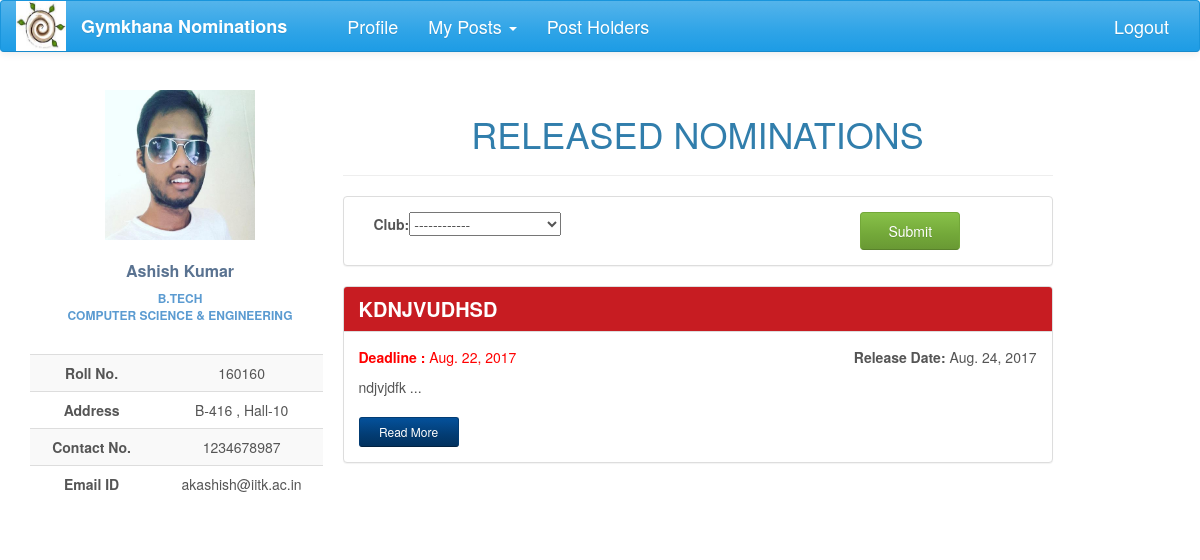
Before: /nominations/ (signed in) with the older database file.
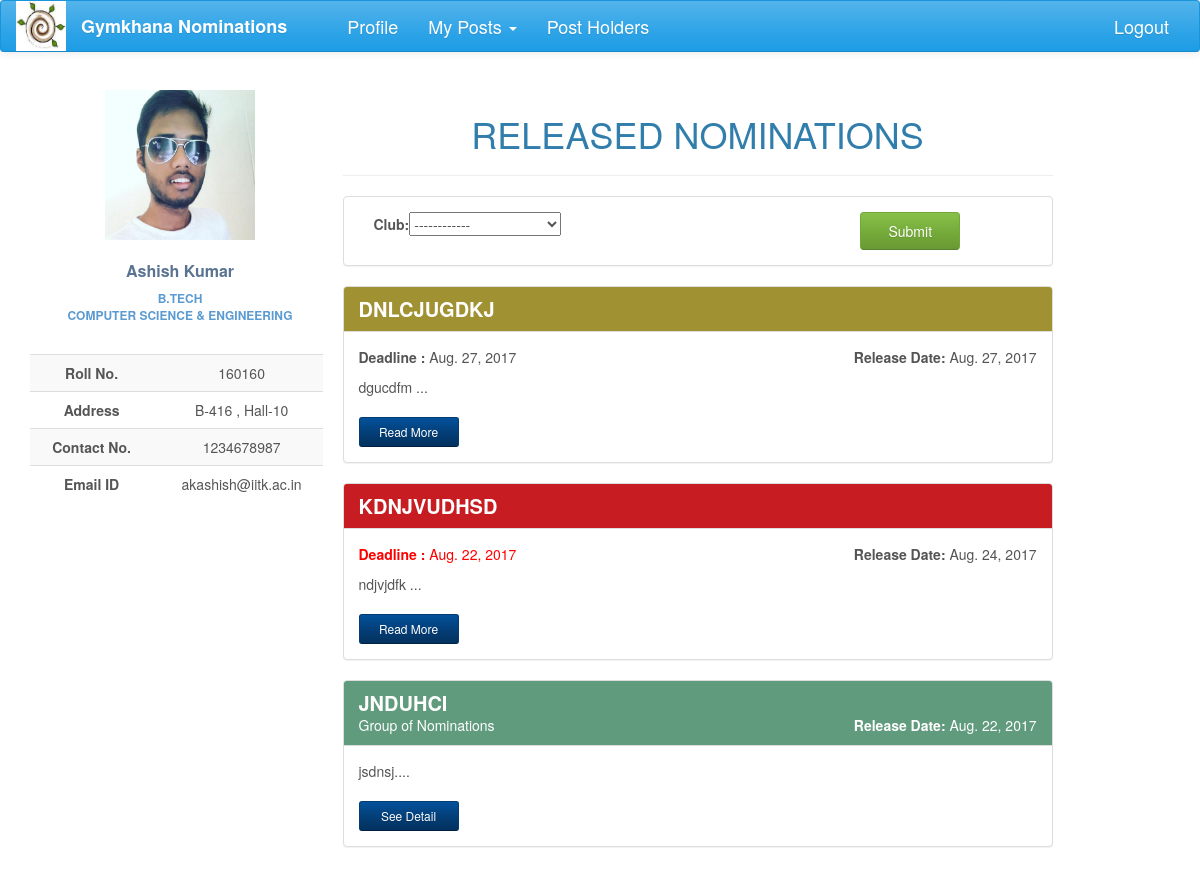
After: the same page with the newer database file.
### nomi/models.py (models this page shows, shortened)
class Nomination(models.Model):
    name = models.CharField(max_length=200)
    description = models.TextField(max_length=20000, null=True, blank=True)
    brief_desc = models.TextField(max_length=300, null=True, blank=True)
    nomi_post = models.ForeignKey(Post, null=True)
    nomi_form = models.OneToOneField('forms.Questionnaire', null=True, blank=True)
    nomi_session = models.IntegerField(null=True)
    status = models.CharField(max_length=50, choices=STATUS, default='Nomination created')
    result_approvals = models.ManyToManyField(Post, related_name='result_approvals', symmetrical=False, blank=True)
    nomi_approvals = models.ManyToManyField(Post, related_name='nomi_approvals', symmetrical=False, blank=True)
    group_status = models.CharField(max_length=50, choices=GROUP_STATUS, default='normal')
    tags = models.ManyToManyField(Club, related_name='club_nomi', symmetrical=False, blank=True)
    opening_date = models.DateField(null=True, blank=True)
    re_opening_date = models.DateField(null=True, blank=True, editable=True)
    deadline = models.DateField(null=True, blank=True, editable=True)
    interview_panel = models.ManyToManyField(User, related_name='panel', symmetrical=False, blank=True)

class GroupNomination(models.Model):
    name = models.CharField(max_length=2000, null=True)
    description = models.CharField(max_length=5000, null=True, blank=True)
    nominations = models.ManyToManyField(Nomination, symmetrical=False, blank=True)
    status = models.CharField(max_length=50, choices=G_STATUS, default='created')
    opening_date = models.DateField(null=True, blank=True, default=timezone.now)
    approvals = models.ManyToManyField(Post, related_name='group_approvals', symmetrical=False, blank=True)
    tags = models.ManyToManyField(Club, related_name='club_group', symmetrical=False, blank=True)

### nomi/views.py (the view, shortened to what this page needs)
@login_required
def index(request):
    if request.user.is_authenticated:
        try:
            today = datetime.now()
            posts = Post.objects.filter(post_holders=request.user)
            username = UserProfile.objects.get(user=request.user)
            club_filter = ClubFilter(request.POST or None)
            grouped_nomi = GroupNomination.objects.filter(status='out')
            nomi = Nomination.objects.filter(group_status='normal').filter(status='Nomination out')
            re_nomi = Nomination.objects.filter(group_status='normal').\
                filter(status='Interview period and Nomination reopened')
            nomi = nomi | re_nomi
            result_query = sorted(chain(nomi, grouped_nomi), key=attrgetter('opening_date'), reverse=True)
            return render(request, 'index1.html', context={'posts': posts, 'username': username,
                                                           'club_filter': club_filter, 'today': today,
                                                           'result_query': result_query})
        except ObjectDoesNotExist:
            profile = UserProfile.objects.create(user=request.user)
            pk = profile.pk
            return HttpResponseRedirect(reverse('profile_update', kwargs={'pk': pk}))
    else:
        return HttpResponseRedirect(reverse('login'))

### nomi/forms.py
class ClubFilter(forms.Form):
    def __init__(self, *args, **kwargs):
        super(ClubFilter, self).__init__(*args, **kwargs)
        self.fields["club"] = forms.ChoiceField( choices=[('', '------------')] + [(o.id, o) for o in Club.objects.all()],
                                                 widget=forms.Select)

### nomi/global_contexts.py (called while the page is built)
def context(request):
    if request.user.is_authenticated:
        try:
            my_profile = UserProfile.objects.get(user=request.user)
            my_posts = Post.objects.filter(post_holders=request.user)
            interviews = Nomination.objects.filter(interview_panel=request.user)
            length = len(my_posts)
            senate = False
            for post in my_posts:
                if post.perms == 'can ratify the post':
                    senate = True
            return {'my_posts': my_posts, 'my_profile': my_profile, 'senate': senate, 'length': length,
                    'interviews': interviews}
        except ObjectDoesNotExist:
            return {'my_posts': 0, 'my_profile': 0}
    else:
        return {'my_posts': 0, 'my_profile': 0}

### nomi/models.py (called while the page is built)
    def __str__(self):
        return self.club_name

### nomi/templates/index1.html (shortened to what the changed rows need)
{% extends 'base2.html' %}
{% load staticfiles %}
{% load bootstrap %}
{% load temp_tags %}
{% block content %}
<div class="profile-content ">
                <br>
                  <h1 style="text-align: center">RELEASED NOMINATIONS</h1>
             <div class="panel panel-default">
                  <div class="panel-body">
                    <form action="" method="post">
                        <div class = col-lg-8 >
                           {{club_filter|bootstrap_horizontal}}
                        </div>
                    </form>
                  </div>
                </div>
                    {% for nomi in result_query %}
                    {% if nomi|to_class_name == 'Nomination' %}
                            {% if nomi.deadline < today.date  %}
                                <div  class="panel panel-danger">
                                    <div class="panel-heading">
                                        <h3 class="panel-title" style="font-weight: bolder; font-size: 20px">{{ nomi.name.upper }} </h3>
                                    </div>
                                    <div class="panel-body">
                                        <div class="row">
                                            <div class=" col-lg-6">
                                                <p style="color:red"><span style="font-weight:bolder"> Deadline :  </span>{{nomi.deadline}}</p>
                                            </div>
                                            <div class="text-right col-lg-6">
                                                <span style="font-weight: bold">Release Date: </span> {{nomi.opening_date}}
                                            </div>
                                        </div>
                                        {% autoescape off %}
                                            <p>{{nomi.description|slice:":250"}} ...</p>
                                        {% endautoescape %}
                                        <a href="{% url 'nomi_detail' nomi_pk=nomi.pk %}"
                                           class="btn btn-sm read-more-button btn-info">Read More</a>
                                    </div>
                                </div>
                            {% else %}
                                <div  class="panel panel-success">
                                    <div class="panel-heading" style="background-color: #a09233">
                                        <h3 class="panel-title" style="font-weight: bolder; font-size: 20px">{{ nomi.name.upper }}</h3>
                                    </div>
                                    <div class="panel-body">
                                        <div class="row">
                                            <div class="col-lg-6">
                                                <p><span style="font-weight:bolder"> Deadline :  </span>{{nomi.deadline}}</p>
                                            </div>
                                            <div class=" text-right col-lg-6">
                                                <span style="font-weight: bold">Release Date: </span> {{nomi.opening_date}}
                                            </div>
                                        </div>
                                        {% autoescape off %}
                                            <p>{{nomi.description|slice:":250"}} ...</p>
                                        {% endautoescape %}
                                        <a href="{% url 'nomi_detail' nomi_pk=nomi.pk %}"
                                           class="btn btn-sm read-more-button btn-info">Read More</a>
                                    </div>
                                </div>
                            {% endif %}
                        {% elif nomi|group_status %}
                        <div class="panel panel-success">
                            <div class="panel-heading" style="background-color:  #619B7E">
                            <h3 class="panel-title" style="font-weight: bolder; font-size: 20px">{{ nomi.name.upper }}</h3>
                                <div class="row">
                                    <div class="col-md-6 "><span>Group of Nominations</span></div>
                                    <div class="col-md-6 text-right"><span style="font-weight: bold">Release Date: </span> {{nomi.opening_date}}</div>
                                </div>
                            </div>
                            <div class="panel-body">
                                <p>{{nomi.description|slice:":500"}}....</p>
                                    <a href="{% url 'group_nomi_detail' pk=nomi.pk %}"
                                    class="btn btn-sm read-more-button btn-info">See Detail</a>
                            </div>
                        </div>
                        {% endif %}
                    {% endfor %}
    </div>
</div>
{% endblock %}

Changed rows visible on the page:
added Nomination: name "DNLCJUGDKJ", deadline "Aug. 27, 2017", opening_date "Aug. 27, 2017", description "dgucdfm"
now on this page (row edited): GroupNomination: name "JNDUHCI", opening_date "Aug. 22, 2017", description "jsdnsj"
